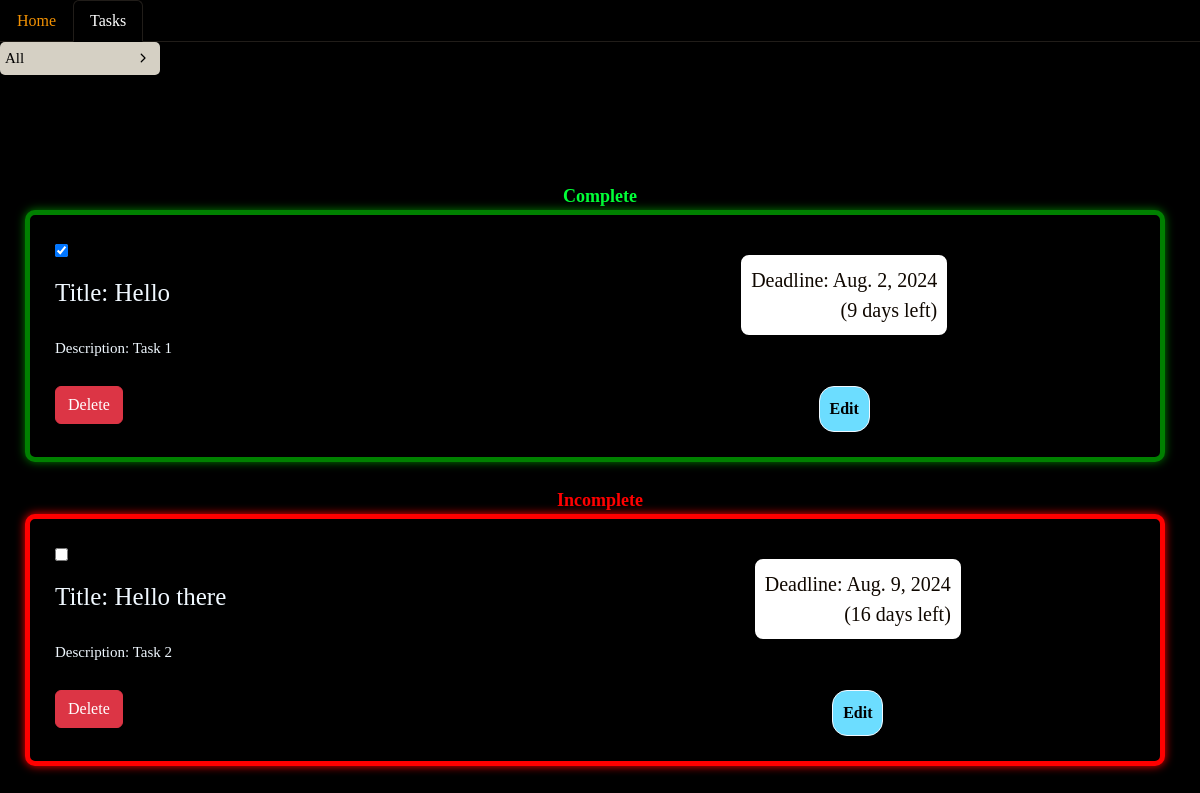
Before: /tasks with the older database file.
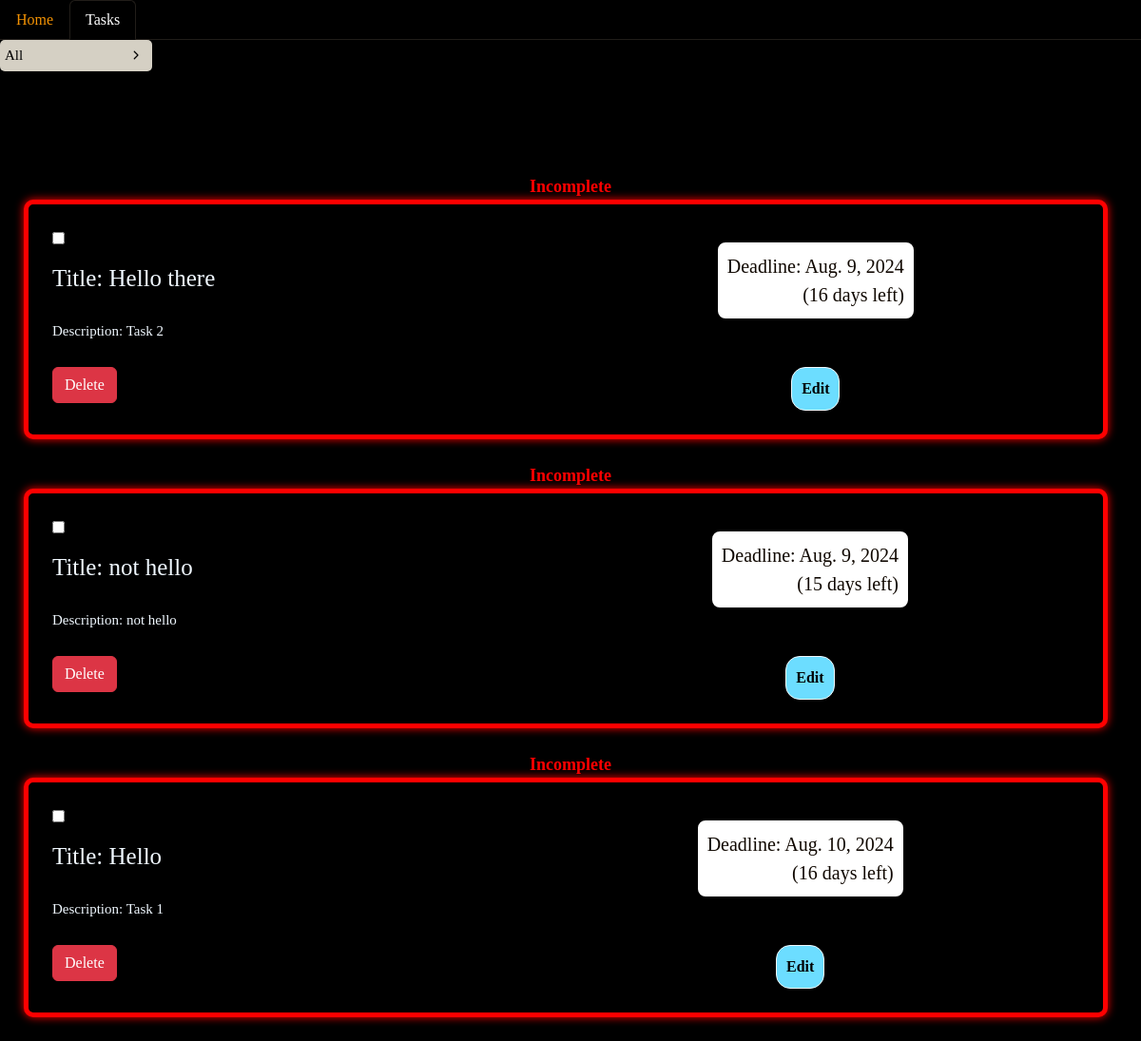
After: the same page with the newer database file.
### home/models.py (models this page shows, shortened)
class Task(models.Model):
    title=models.CharField(max_length=50)
    desc=models.TextField()
    deadline=models.DateField(default=date.today)
    days_left=models.IntegerField(default=0)
    completed_status=models.BooleanField(default=False)

### home/views.py (the view)
# urls.py: path('tasks', views.tasks,name="tasks"),
def tasks(request):
    status = request.GET.get('status', 'all')
    if status == 'completed':
        tasks = Task.objects.filter(completed_status=True)
    elif status == 'incomplete':
        tasks = Task.objects.filter(completed_status=False)
    else:
        tasks = Task.objects.all()  # 'all' or any other value
    return render(request, 'tasks.html', {'tasks': tasks, 'current_status': status})

### templates/tasks.html (shortened to what this page needs)
<!DOCTYPE html>
{% load static %}
<html lang="en">
<head>
    <link href="https://cdn.jsdelivr.net/npm/bootstrap@5.3.3/dist/css/bootstrap.min.css" rel="stylesheet">
    <link rel="stylesheet" href="{% static 'css/tasks.css' %}">
</head>
<body>
    <ul class="nav nav-tabs">
        <li class="nav-item">
          <a class="nav-link" aria-current="page" href="/">Home</a>
        </li>
        <li class="nav-item">
          <a class="nav-link active" href="/tasks">Tasks</a>
        </li>
      </ul>
    <form method="get" action="{% url 'tasks' %}">
        <div class="select">
            <div
                class="selected"
                data-default="All"
                data-one="Complete"
                data-two="Incomplete"
            >
                <svg
                    xmlns="http://www.w3.org/2000/svg"
                    height="1em"
                    viewBox="0 0 512 512"
                    class="arrow"
                >
                    <path
                        d="M233.4 406.6c12.5 12.5 32.8 12.5 45.3 0l192-192c12.5-12.5 12.5-32.8 0-45.3s-32.8-12.5-45.3 0L256 338.7 86.6 169.4c-12.5-12.5-32.8-12.5-45.3 0s-12.5 32.8 0 45.3l192 192z"
                    ></path>
                </svg>
            </div>
        </div>
    </form>
      {% for task in tasks %}
<div class="task-container">
    <p class="statusFalse" style="display: {% if not task.completed_status %}block{% else %}none{% endif %};"><b>Incomplete</b></p>
    <p class="statusTrue" style="display: {% if task.completed_status %}block{% else %}none{% endif %};"><b>Complete</b></p>
    <div class="container {% if task.completed_status %}checked{% else %}not-checked{% endif %}">
        <form method="POST" id="status_form" data-url="{% url 'status_change' task_id=task.id %}">
            <input type="checkbox" id='status' name='status' class="checking" onchange="updateStatus(this, {{ task.id }})" {% if task.completed_status %}checked{% endif %}>
        </form>
        <p class="title">Title: {{ task.title }}</p>
        <p class="desc">Description: {{ task.desc }}</p>
        <p class="deadline">Deadline: {{task.deadline}} <br> ({{task.days_left}} days left)</p>
        <form id="deleteForm_{{ task.id }}" method="POST" action="{% url 'delete_task' task.id %}">
          <button onclick="confirmDelete({{ task.id }})" type="button" class="btn btn-danger">Delete</button>
        </form>
        <a href="{% url 'edit_task' task.id %}" class="button" id="edit">Edit</a>
    </div>
</div>
{% endfor %}
</body>
</html>

Changed rows visible on the page:
removed Task: completed_status "☑", title "Hello", desc "Task 1", deadline "Aug. 2, 2024", days_left "9"
added Task: title "not hello", desc "not hello", deadline "Aug. 9, 2024", days_left "15"
added Task: title "Hello", desc "Task 1", deadline "Aug. 10, 2024", days_left "16"
